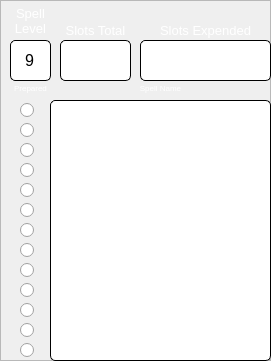
    <widget class="QFrame" name="frame_32">
     <property name="geometry">
      <rect>
       <x>1210</x>
       <y>480</y>
       <width>271</width>
       <height>361</height>
      </rect>
     </property>
     <property name="frameShape">
      <enum>QFrame::StyledPanel</enum>
     </property>
     <property name="frameShadow">
      <enum>QFrame::Raised</enum>
     </property>
     <widget class="QLineEdit" name="SpellcastingAbility_15">
      <property name="geometry">
       <rect>
        <x>10</x>
        <y>40</y>
        <width>41</width>
        <height>41</height>
       </rect>
      </property>
      <property name="font">
       <font>
        <pointsize>12</pointsize>
       </font>
      </property>
      <property name="styleSheet">
       <string notr="true"> background-color: white;
 border-style: solid;
 border-width:1px;
 border-radius:5px;
 border-color: black;</string>
      </property>
      <property name="text">
       <string>9</string>
      </property>
      <property name="alignment">
       <set>Qt::AlignCenter</set>
      </property>
      <property name="readOnly">
       <bool>true</bool>
      </property>
     </widget>
     <widget class="QLineEdit" name="SlotsTotal9">
      <property name="geometry">
       <rect>
        <x>60</x>
        <y>40</y>
        <width>71</width>
        <height>41</height>
       </rect>
      </property>
      <property name="font">
       <font>
        <pointsize>12</pointsize>
       </font>
      </property>
      <property name="styleSheet">
       <string notr="true"> background-color: white;
 border-style: solid;
 border-width:1px;
 border-radius:5px;
 border-color: black;</string>
      </property>
      <property name="text">
       <string/>
      </property>
      <property name="alignment">
       <set>Qt::AlignCenter</set>
      </property>
     </widget>
     <widget class="QPlainTextEdit" name="Lvl9Spells">
      <property name="geometry">
       <rect>
        <x>50</x>
        <y>100</y>
        <width>221</width>
        <height>261</height>
       </rect>
      </property>
      <property name="font">
       <font>
        <pointsize>11</pointsize>
       </font>
      </property>
      <property name="styleSheet">
       <string notr="true"> background-color: white;
 border-style: solid;
 border-width:1px;
 border-radius:5px;
 border-color: black;</string>
      </property>
      <property name="plainText">
       <string/>
      </property>
     </widget>
     <widget class="QLabel" name="label_151">
      <property name="geometry">
       <rect>
        <x>0</x>
        <y>0</y>
        <width>61</width>
        <height>41</height>
       </rect>
      </property>
      <property name="font">
       <font>
        <pointsize>10</pointsize>
       </font>
      </property>
      <property name="styleSheet">
       <string notr="true">color: rgb(255, 255, 255);</string>
      </property>
      <property name="text">
       <string>Spell
Level</string>
      </property>
      <property name="alignment">
       <set>Qt::AlignCenter</set>
      </property>
     </widget>
     <widget class="QLineEdit" name="Expended9">
      <property name="geometry">
       <rect>
        <x>140</x>
        <y>40</y>
        <width>131</width>
        <height>41</height>
       </rect>
      </property>
      <property name="font">
       <font>
        <pointsize>12</pointsize>
       </font>
      </property>
      <property name="styleSheet">
       <string notr="true"> background-color: white;
 border-style: solid;
 border-width:1px;
 border-radius:5px;
 border-color: black;</string>
      </property>
      <property name="text">
       <string/>
      </property>
      <property name="alignment">
       <set>Qt::AlignCenter</set>
      </property>
     </widget>
     <widget class="QLabel" name="label_152">
      <property name="geometry">
       <rect>
        <x>50</x>
        <y>20</y>
        <width>91</width>
        <height>21</height>
       </rect>
      </property>
      <property name="font">
       <font>
        <pointsize>10</pointsize>
       </font>
      </property>
      <property name="styleSheet">
       <string notr="true">color: rgb(255, 255, 255);</string>
      </property>
      <property name="text">
       <string>Slots Total</string>
      </property>
      <property name="alignment">
       <set>Qt::AlignCenter</set>
      </property>
     </widget>
     <widget class="QLabel" name="label_153">
      <property name="geometry">
       <rect>
        <x>140</x>
        <y>20</y>
        <width>131</width>
        <height>21</height>
       </rect>
      </property>
      <property name="font">
       <font>
        <pointsize>10</pointsize>
       </font>
      </property>
      <property name="styleSheet">
       <string notr="true">color: rgb(255, 255, 255);</string>
      </property>
      <property name="text">
       <string>Slots Expended</string>
      </property>
      <property name="alignment">
       <set>Qt::AlignCenter</set>
      </property>
     </widget>
     <widget class="QRadioButton" name="Lvl9Prep2">
      <property name="geometry">
       <rect>
        <x>20</x>
        <y>120</y>
        <width>16</width>
        <height>20</height>
       </rect>
      </property>
      <property name="text">
       <string/>
      </property>
      <property name="autoExclusive">
       <bool>false</bool>
      </property>
     </widget>
     <widget class="QRadioButton" name="Lvl9Prep1">
      <property name="geometry">
       <rect>
        <x>20</x>
        <y>100</y>
        <width>16</width>
        <height>20</height>
       </rect>
      </property>
      <property name="text">
       <string/>
      </property>
      <property name="autoExclusive">
       <bool>false</bool>
      </property>
     </widget>
     <widget class="QRadioButton" name="Lvl9Prep4">
      <property name="geometry">
       <rect>
        <x>20</x>
        <y>160</y>
        <width>16</width>
        <height>20</height>
       </rect>
      </property>
      <property name="text">
       <string/>
      </property>
      <property name="autoExclusive">
       <bool>false</bool>
      </property>
     </widget>
     <widget class="QRadioButton" name="Lvl9Prep3">
      <property name="geometry">
       <rect>
        <x>20</x>
        <y>140</y>
        <width>16</width>
        <height>20</height>
       </rect>
      </property>
      <property name="text">
       <string/>
      </property>
      <property name="autoExclusive">
       <bool>false</bool>
      </property>
     </widget>
     <widget class="QRadioButton" name="Lvl9Prep6">
      <property name="geometry">
       <rect>
        <x>20</x>
        <y>200</y>
        <width>16</width>
        <height>20</height>
       </rect>
      </property>
      <property name="text">
       <string/>
      </property>
      <property name="autoExclusive">
       <bool>false</bool>
      </property>
     </widget>
     <widget class="QRadioButton" name="Lvl9Prep5">
      <property name="geometry">
       <rect>
        <x>20</x>
        <y>180</y>
        <width>16</width>
        <height>20</height>
       </rect>
      </property>
      <property name="text">
       <string/>
      </property>
      <property name="autoExclusive">
       <bool>false</bool>
      </property>
     </widget>
     <widget class="QRadioButton" name="Lvl9Prep8">
      <property name="geometry">
       <rect>
        <x>20</x>
        <y>240</y>
        <width>16</width>
        <height>20</height>
       </rect>
      </property>
      <property name="text">
       <string/>
      </property>
      <property name="autoExclusive">
       <bool>false</bool>
      </property>
     </widget>
     <widget class="QRadioButton" name="Lvl9Prep7">
      <property name="geometry">
       <rect>
        <x>20</x>
        <y>220</y>
        <width>16</width>
        <height>20</height>
       </rect>
      </property>
      <property name="text">
       <string/>
      </property>
      <property name="autoExclusive">
       <bool>false</bool>
      </property>
     </widget>
     <widget class="QLabel" name="label_154">
      <property name="geometry">
       <rect>
        <x>10</x>
        <y>80</y>
        <width>41</width>
        <height>16</height>
       </rect>
      </property>
      <property name="font">
       <font>
        <pointsize>6</pointsize>
       </font>
      </property>
      <property name="styleSheet">
       <string notr="true">color: rgb(255, 255, 255);</string>
      </property>
      <property name="text">
       <string>Prepared</string>
      </property>
      <property name="alignment">
       <set>Qt::AlignCenter</set>
      </property>
     </widget>
     <widget class="QLabel" name="label_155">
      <property name="geometry">
       <rect>
        <x>50</x>
        <y>80</y>
        <width>221</width>
        <height>16</height>
       </rect>
      </property>
      <property name="font">
       <font>
        <pointsize>6</pointsize>
       </font>
      </property>
      <property name="styleSheet">
       <string notr="true">color: rgb(255, 255, 255);</string>
      </property>
      <property name="text">
       <string>Spell Name</string>
      </property>
      <property name="alignment">
       <set>Qt::AlignCenter</set>
      </property>
     </widget>
     <widget class="QRadioButton" name="Lvl9Prep11">
      <property name="geometry">
       <rect>
        <x>20</x>
        <y>300</y>
        <width>16</width>
        <height>20</height>
       </rect>
      </property>
      <property name="text">
       <string/>
      </property>
      <property name="autoExclusive">
       <bool>false</bool>
      </property>
     </widget>
     <widget class="QRadioButton" name="Lvl9Prep10">
      <property name="geometry">
       <rect>
        <x>20</x>
        <y>280</y>
        <width>16</width>
        <height>20</height>
       </rect>
      </property>
      <property name="text">
       <string/>
      </property>
      <property name="autoExclusive">
       <bool>false</bool>
      </property>
     </widget>
     <widget class="QRadioButton" name="Lvl9Prep13">
      <property name="geometry">
       <rect>
        <x>20</x>
        <y>340</y>
        <width>16</width>
        <height>20</height>
       </rect>
      </property>
      <property name="text">
       <string/>
      </property>
      <property name="autoExclusive">
       <bool>false</bool>
      </property>
     </widget>
     <widget class="QRadioButton" name="Lvl9Prep12">
      <property name="geometry">
       <rect>
        <x>20</x>
        <y>320</y>
        <width>16</width>
        <height>20</height>
       </rect>
      </property>
      <property name="text">
       <string/>
      </property>
      <property name="autoExclusive">
       <bool>false</bool>
      </property>
     </widget>
     <widget class="QRadioButton" name="Lvl9Prep9">
      <property name="geometry">
       <rect>
        <x>20</x>
        <y>260</y>
        <width>16</width>
        <height>20</height>
       </rect>
      </property>
      <property name="text">
       <string/>
      </property>
      <property name="autoExclusive">
       <bool>false</bool>
      </property>
     </widget>
    </widget>
